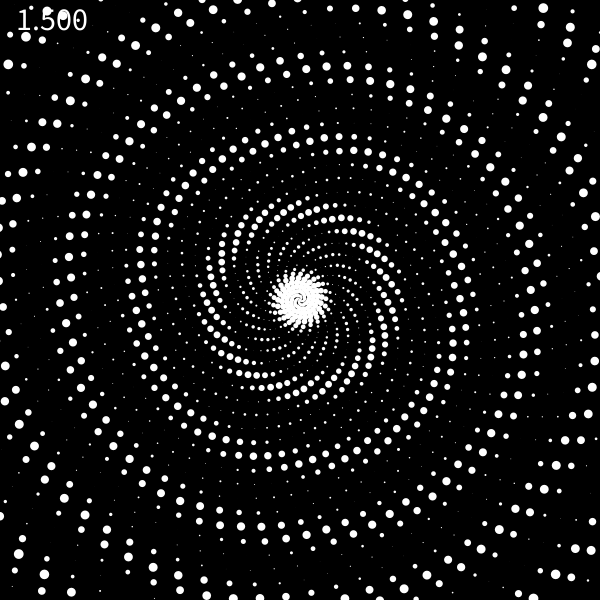
Frame 1 (no input)
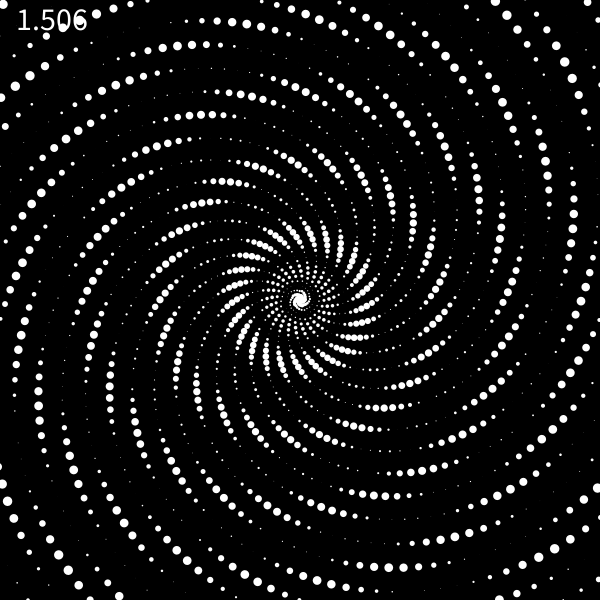
Frame 60 (the mouse pressed at the canvas centre just before this capture)
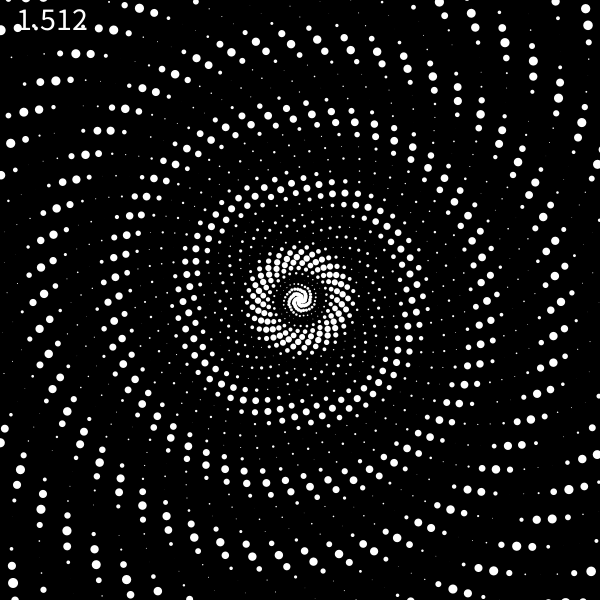
Frame 120 (the mouse held since frame 60 and released just before this capture)

The Processing sketch that drew these frames (run headless with seeded random() and noise(); from frame 60 on, the mouse is pressed at the canvas centre):

// Processing sketch: processing_83366
// ── processing_83366.pde

float ratio = 1.5;
int counter;

void setup() {
  size(600, 600);
  noStroke();
  textSize(32);
}

void draw() {
  ratio += 0.0001;
  background(0);
  text(ratio, 10, 30); 
  for (int i = 0; i < 2100; i++) {
    float x = cos(ratio * i) * (i / 5) + width / 2;
    float y = sin(ratio * i) * (i / 5) + height / 2;
    float r = i / 500.0 + 1;
    r += sin(radians(counter + i)) * 5;   
    r = abs(r);
    ellipse(x, y, r, r);
  } 
  counter += 2;
}
